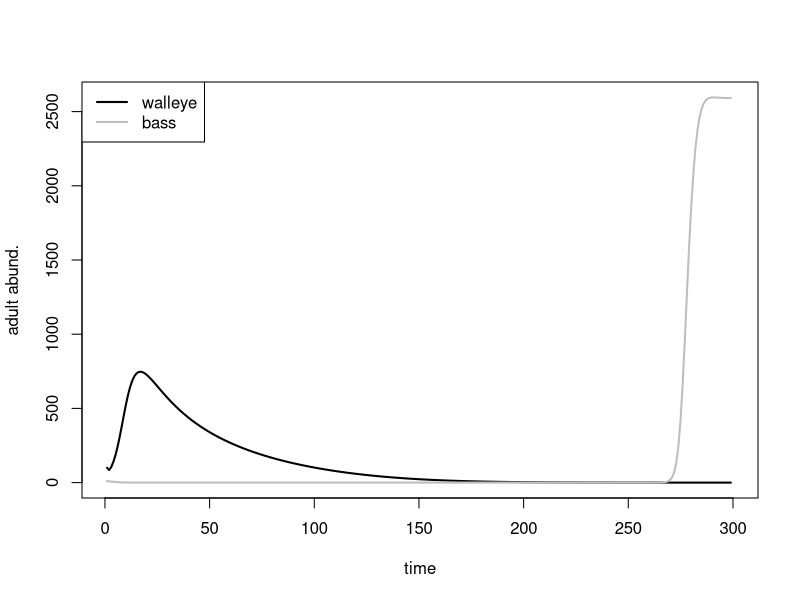
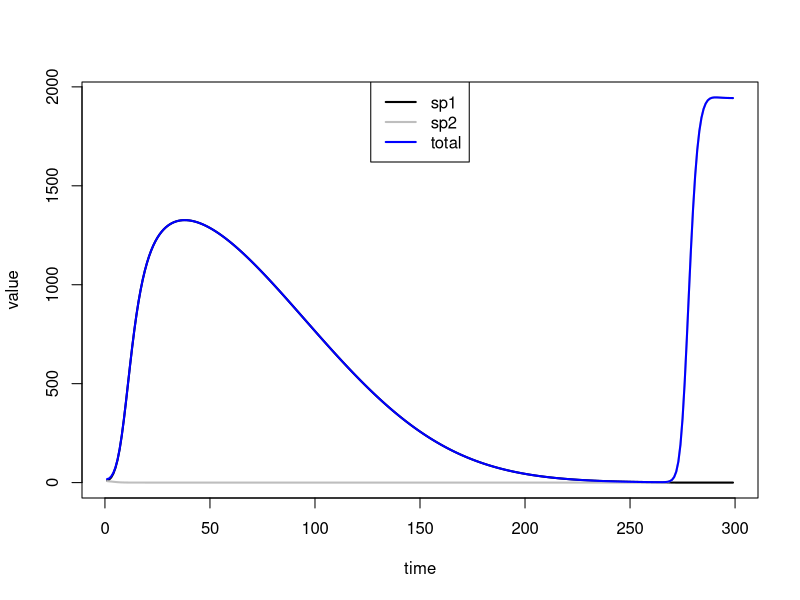

The R script that drew these images, in order:
## CD 12.22.2020
## working to put some values on fishery outcomes

## still need the bse q2 function

## consider making another function to add values to the fishery each year of the matrix after running the model
rm(list=ls())
library(deSolve)

#model function
# qE - harvest, species specific, this is what is controlled by 'regulations'
# s - juvenile overwinter survival, species specific
# m - adult natural mortality rate, species specific
# cJA - effect of adults of a given species on juveniles of a given species (cover cannibalism or interspecific predation, both happen in foraging arena)
# cJJ - effect of juveniles of one species on juveniles of the other (can be predation or competition)
# h - rate at which juveniles leave foraging arena for refuge, species specific
# v - rate at which juveniles enter foraging arena from refuge, species specific
# stock1 - annual stocked num spp1
# stock2 - annual stocked num spp2
simBiggsQ2<-function(t,y,params){
  A1<-y[1]
  A2<-y[2]
  J1<-y[3]
  J2<-y[4]
  with(as.list(params),{
    dA1dt=-qE1Fun(t)*A1-m1*A1+s1*J1
    dA2dt=-qE2Fun(t)*A2-m2*A2+s2*J2
    dJ1dt=-cJ1J2*J2*J1-((cJ1A2*v1*A2*J1)/(h1Fun(t)+v1+cJ1A2*A2))-((cJ1A1*v1*A1*J1)/(h1Fun(t)+v1+cJ1A1*A1))-s1*J1+(5000*A1/(500+A1))+st1Fun(t)
    dJ2dt=-cJ2J1*J1*J2-((cJ2A1*v2*A1*J2)/(h2Fun(t)+v2+cJ2A1*A1))-((cJ2A2*v2*A2*J2)/(h2Fun(t)+v2+cJ2A2*A2))-s2*J2+(5000*A2/(500+A2))+st2Fun(t)
    return(list(c(dA1dt,dA2dt,dJ1dt,dJ2dt)))
  })
}

#value function

value=function(sim,harv1=qE1Fun(tstep),harv2=qE2Fun(tstep)){
  x=as.data.frame(sim);colnames(x)=c("time","A1","A2","J1","J2")
  x$A1_val=(x$A1*harv1*.9)+(x$A1*.1)
  x$A2_val=(x$A2*harv2*0.25)+(x$A2*0.75)
  
  x$totVal=rowSums(x[,6:7],na.rm = T)
  x=x[is.na(x$A1)==F,] #just to get rid of the last row of NAs that all sims have
  return(x)
}

tstep=1:300
qE1Fun=approxfun(x=tstep,y=c(seq(0,25,length.out=length(tstep))))
qE2Fun=approxfun(x=tstep,y=rep(0,length(tstep)))
h1Fun=approxfun(x=tstep,y=rep(8,length(tstep)))
h2Fun=approxfun(x=tstep,y=rep(8,length(tstep)))
st1Fun=approxfun(x=tstep,y=rep(0,length(tstep)))
st2Fun=approxfun(x=tstep,y=rep(0,length(tstep)))
y0=c(100,10,0,0)

p=c(s1=0.1,m1=0.5,cJ1A1=0.001,cJ1A2=0.5,cJ1J2=0.003,v1=1,
    s2=0.1,m2=0.5,cJ2A2=0.001,cJ2A1=0.3,cJ2J1=0.003,v2=1)
sim=ode(y=y0,times=tstep,func=simBiggsQ2,parms=p)
val=value(sim)
plot(sim[,1],sim[,2],type = 'l',lwd=2,ylim = c(0,max(sim[,2:3],na.rm = T)),xlab = "time",ylab="adult abund.")
legend('topleft',legend = c('walleye','bass'),col = c('black','grey'),lwd = 2)
lines(sim[,1],sim[,3],col='gray',lwd=2)
plot(val$time,val$A1_val,type = 'l',lwd=2,ylim=c(0,max(val[,c(6:8)])),xlab = 'time',ylab = 'value')
lines(val$time,val$A2_val,col='grey',lwd=2)
lines(val$time,val$totVal,col='blue',lwd=2)
legend('top',legend = c('sp1','sp2','total'),col = c('black','grey','blue'),lwd=2)
